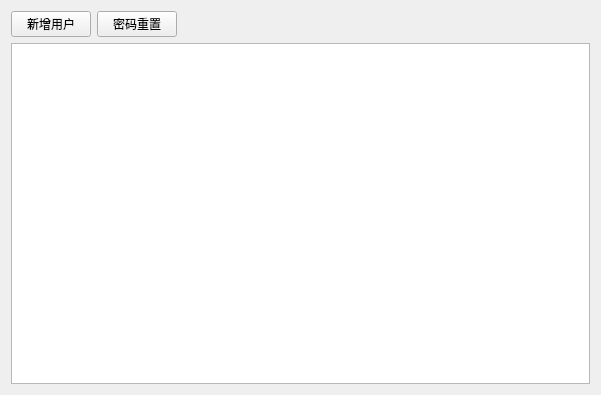
<?xml version="1.0" encoding="UTF-8"?>
<ui version="4.0">
 <class>setting_manageuser</class>
 <widget class="QWidget" name="setting_manageuser">
  <property name="geometry">
   <rect>
    <x>0</x>
    <y>0</y>
    <width>601</width>
    <height>395</height>
   </rect>
  </property>
  <property name="windowTitle">
   <string>用户管理</string>
  </property>
  <layout class="QVBoxLayout" name="verticalLayout">
   <item>
    <layout class="QHBoxLayout" name="horizontalLayout">
     <item>
      <widget class="QPushButton" name="pushButton">
       <property name="text">
        <string>新增用户</string>
       </property>
      </widget>
     </item>
     <item>
      <widget class="QPushButton" name="pushButton_2">
       <property name="text">
        <string>密码重置</string>
       </property>
      </widget>
     </item>
     <item>
      <spacer name="horizontalSpacer">
       <property name="orientation">
        <enum>Qt::Horizontal</enum>
       </property>
       <property name="sizeHint" stdset="0">
        <size>
         <width>40</width>
         <height>20</height>
        </size>
       </property>
      </spacer>
     </item>
    </layout>
   </item>
   <item>
    <widget class="QTableView" name="tableView"/>
   </item>
  </layout>
 </widget>
 <resources/>
 <connections/>
</ui>
